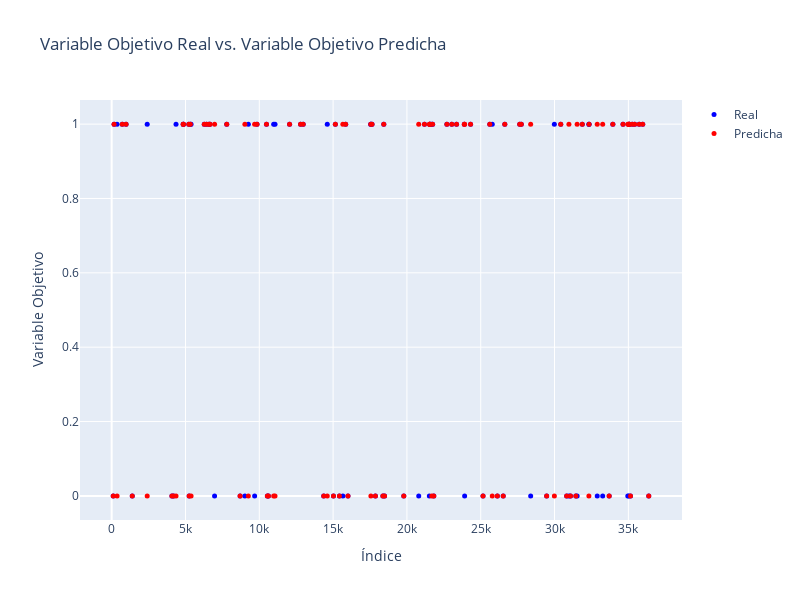

The cell this chart's notebook holds for it:
### Code cell
predicciones=pd.DataFrame()
predicciones["y_real"]=y_test
predicciones['y_predicha']=best_SGDC.predict(x_test)
# Obtener las variables objetivo real y predicha del DataFrame
y_real = predicciones['y_real'].tolist()
y_predicha = predicciones['y_predicha'].tolist()

# Definir la cantidad de puntos a mostrar
n_points =100  # Número de puntos que se mostrarán en el gráfico

# Muestreo aleatorio de los puntos
indices = np.random.choice(len(y_real), size=n_points, replace=False)

# Crear el gráfico de dispersión interactivo con los puntos muestreados
scatter_real = go.Scatter(x=indices, y=np.array(y_real)[indices], mode='markers', name='Real', marker=dict(color='blue', size=5))
scatter_predicha = go.Scatter(x=indices, y=np.array(y_predicha)[indices], mode='markers', name='Predicha', marker=dict(color='red', size=5))

# Configurar el diseño del gráfico
layout = go.Layout(
    title='Variable Objetivo Real vs. Variable Objetivo Predicha',
    xaxis=dict(title='Índice'),
    yaxis=dict(title='Variable Objetivo'),
    showlegend=True  # Mostrar la leyenda
)

# Crear la figura del gráfico y agregar los trazados
fig = go.Figure(data=[scatter_real, scatter_predicha], layout=layout)
fig.update_layout(width=800, height=600)

# Mostrar el gráfico interactivo
iplot(fig)

### Figure 1 — Plotly figure (JSON) as saved in the notebook; plotly's stock layout.template omitted (floating-point values rounded to 4 significant figures)
{"data": [{"marker": {"color": "blue", "size": 5}, "mode": "markers", "name": "Real", "type": "scatter", "x": [26630, 26523, 30821, 21555, 17551, 4190, 14366, 5329, 32891, 163, 10974, 367, 15024, 5379, 9258, 27748, 6432, 17635, 32326, 16007, 23363, 975, 6595, 35046, 17866, 6972, 10546, 31444, 29466, 35062, 21822, 33700, 34963, 28382, 4082, 1397, 21518, 35431, 30419, 14604, 15852, 12973, 25614, 2408, 29987, 30974, 4842, 15427, 27641, 10618, 23888, 31879, 4868, 31530, 35735, 32339, 31081, 9685, 12795, 21189, 35027, 4360, 6272, 21560, 18433, 9845, 22707, 33261, 36383, 33948, 106, 25156, 7795, 9024, 35145, 35972, 15152, 24312, 5225, 34639, 10488, 35262, 23910, 11066, 18373, 21684, 15661, 20801, 18488, 12052, 718, 6659, 21741, 26126, 25780, 19788, 8700, 17560, 5250, 23041], "y": [1, 0, 0, 1, 1, 0, 0, 1, 0, 1, 1, 1, 0, 1, 1, 1, 1, 1, 1, 0, 1, 1, 1, 1, 0, 0, 0, 0, 0, 1, 0, 0, 0, 0, 0, 0, 0, 1, 1, 1, 1, 1, 1, 1, 1, 0, 1, 0, 1, 0, 1, 1, 1, 0, 1, 1, 0, 0, 1, 1, 0, 1, 1, 1, 1, 1, 1, 0, 0, 1, 0, 0, 1, 0, 0, 1, 1, 1, 1, 1, 1, 1, 0, 1, 0, 1, 0, 0, 0, 1, 1, 1, 1, 0, 1, 0, 0, 1, 0, 1]}, {"marker": {"color": "red", "size": 5}, "mode": "markers", "name": "Predicha", "type": "scatter", "x": [26630, 26523, 30821, 21555, 17551, 4190, 14366, 5329, 32891, 163, 10974, 367, 15024, 5379, 9258, 27748, 6432, 17635, 32326, 16007, 23363, 975, 6595, 35046, 17866, 6972, 10546, 31444, 29466, 35062, 21822, 33700, 34963, 28382, 4082, 1397, 21518, 35431, 30419, 14604, 15852, 12973, 25614, 2408, 29987, 30974, 4842, 15427, 27641, 10618, 23888, 31879, 4868, 31530, 35735, 32339, 31081, 9685, 12795, 21189, 35027, 4360, 6272, 21560, 18433, 9845, 22707, 33261, 36383, 33948, 106, 25156, 7795, 9024, 35145, 35972, 15152, 24312, 5225, 34639, 10488, 35262, 23910, 11066, 18373, 21684, 15661, 20801, 18488, 12052, 718, 6659, 21741, 26126, 25780, 19788, 8700, 17560, 5250, 23041], "y": [1, 0, 0, 1, 1, 0, 0, 1, 1, 1, 0, 0, 0, 0, 0, 1, 1, 1, 0, 0, 1, 1, 1, 1, 0, 1, 0, 0, 0, 1, 0, 0, 1, 1, 0, 0, 1, 1, 1, 0, 1, 1, 1, 0, 0, 1, 1, 0, 1, 0, 1, 1, 1, 1, 1, 1, 0, 1, 1, 1, 1, 0, 1, 1, 1, 1, 1, 1, 0, 1, 0, 0, 1, 1, 0, 1, 1, 1, 1, 1, 1, 1, 1, 0, 0, 0, 1, 1, 0, 1, 1, 1, 1, 0, 0, 0, 0, 0, 0, 1]}], "layout": {"height": 600, "showlegend": true, "title": {"text": "Variable Objetivo Real vs. Variable Objetivo Predicha"}, "width": 800, "xaxis": {"autorange": true, "range": [-2145.0, 38630.0], "title": {"text": "Índice"}, "type": "linear"}, "yaxis": {"autorange": true, "range": [-0.0649, 1.065], "title": {"text": "Variable Objetivo"}, "type": "linear"}}}
